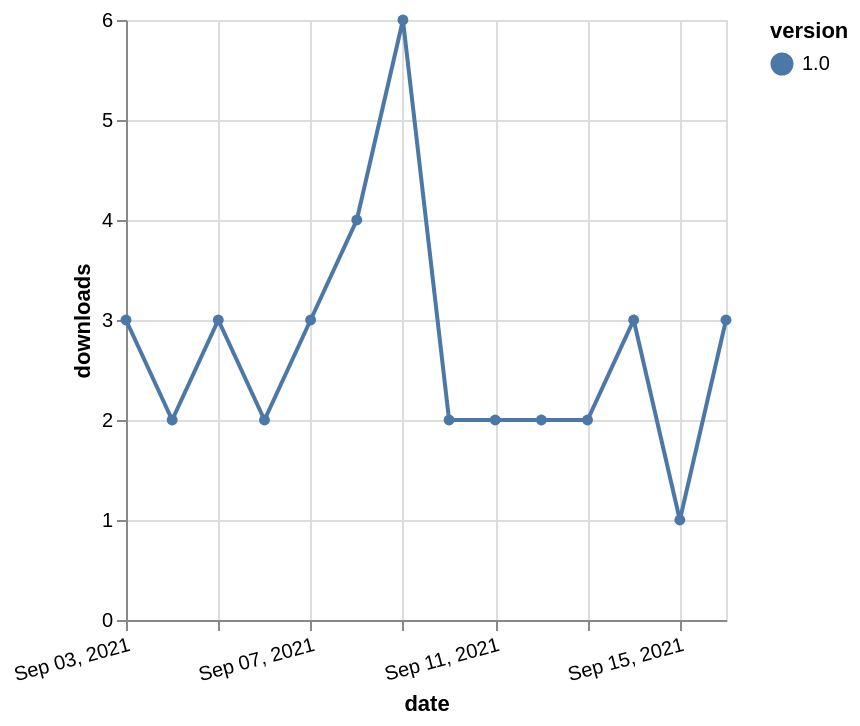

Describe this chart as a Vega-Lite specification.
### Vega-Lite specification from a JSON file in a GitHub repository (floating-point values rounded to 4 significant figures)
{"$schema": "https://vega.github.io/schema/vega-lite/v5.json", "description": "A simple bar chart with embedded data.", "data": {"values": [{"date": "2021-09-03", "total": 4743, "delta": 3, "version": "1.0"}, {"date": "2021-09-04", "total": 4745, "delta": 2, "version": "1.0"}, {"date": "2021-09-05", "total": 4748, "delta": 3, "version": "1.0"}, {"date": "2021-09-06", "total": 4750, "delta": 2, "version": "1.0"}, {"date": "2021-09-07", "total": 4753, "delta": 3, "version": "1.0"}, {"date": "2021-09-08", "total": 4757, "delta": 4, "version": "1.0"}, {"date": "2021-09-09", "total": 4763, "delta": 6, "version": "1.0"}, {"date": "2021-09-10", "total": 4765, "delta": 2, "version": "1.0"}, {"date": "2021-09-11", "total": 4767, "delta": 2, "version": "1.0"}, {"date": "2021-09-12", "total": 4769, "delta": 2, "version": "1.0"}, {"date": "2021-09-13", "total": 4771, "delta": 2, "version": "1.0"}, {"date": "2021-09-14", "total": 4774, "delta": 3, "version": "1.0"}, {"date": "2021-09-15", "total": 4775, "delta": 1, "version": "1.0"}, {"date": "2021-09-16", "total": 4778, "delta": 3, "version": "1.0"}]}, "width": "container", "mark": {"type": "line", "point": {"filled": true}}, "encoding": {"x": {"field": "date", "type": "temporal", "timeUnit": "yearmonthdate", "title": "date", "axis": {"labelAngle": -15}}, "y": {"field": "delta", "type": "quantitative", "title": "downloads"}, "color": {"field": "version", "type": "nominal"}, "tooltip": {"field": "delta"}}}
